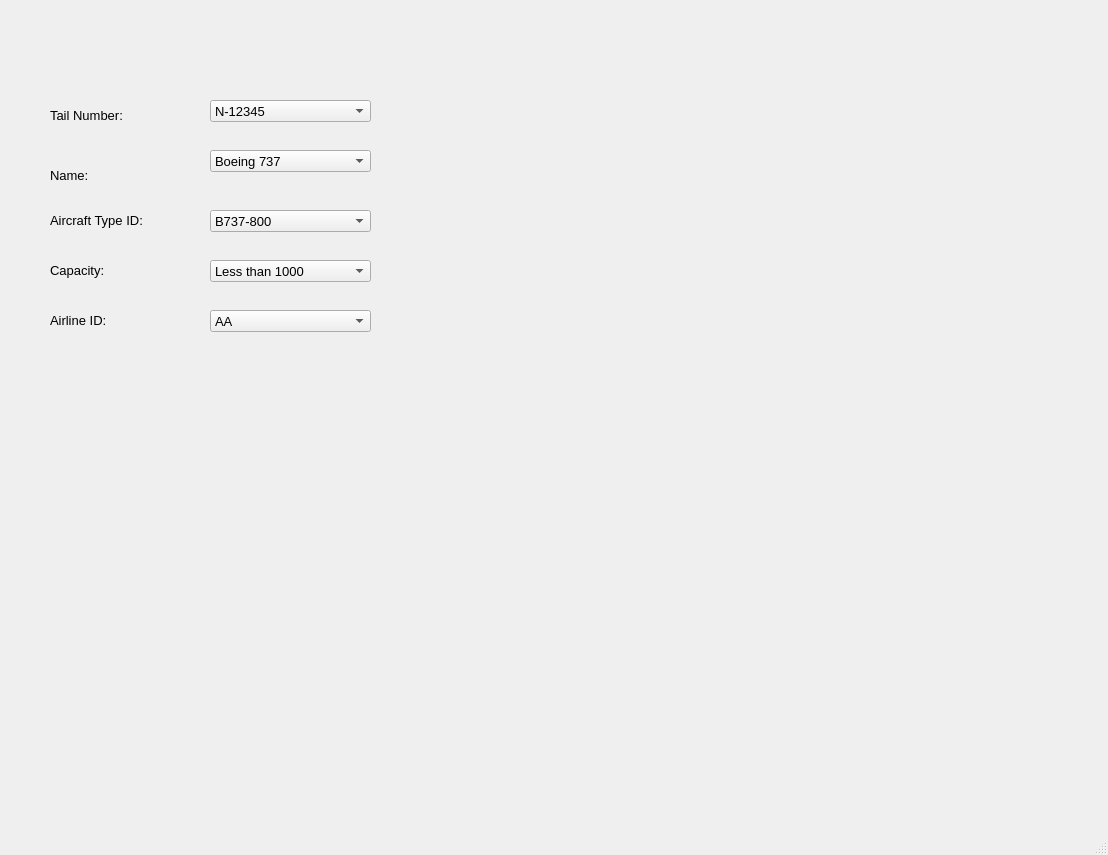
<?xml version="1.0" encoding="UTF-8"?>
<ui version="4.0">
 <class>MainWindow</class>
 <widget class="QMainWindow" name="MainWindow">
  <property name="geometry">
   <rect>
    <x>0</x>
    <y>0</y>
    <width>1108</width>
    <height>855</height>
   </rect>
  </property>
  <property name="windowTitle">
   <string>Aircraft</string>
  </property>
  <widget class="QWidget" name="centralwidget">
   <widget class="QLabel" name="label">
    <property name="geometry">
     <rect>
      <x>50</x>
      <y>90</y>
      <width>101</width>
      <height>51</height>
     </rect>
    </property>
    <property name="font">
     <font>
      <pointsize>10</pointsize>
     </font>
    </property>
    <property name="text">
     <string>Tail Number:</string>
    </property>
   </widget>
   <widget class="QLabel" name="label_2">
    <property name="geometry">
     <rect>
      <x>50</x>
      <y>150</y>
      <width>91</width>
      <height>51</height>
     </rect>
    </property>
    <property name="font">
     <font>
      <pointsize>10</pointsize>
     </font>
    </property>
    <property name="text">
     <string>Name:</string>
    </property>
   </widget>
   <widget class="QLabel" name="label_3">
    <property name="geometry">
     <rect>
      <x>50</x>
      <y>190</y>
      <width>131</width>
      <height>61</height>
     </rect>
    </property>
    <property name="font">
     <font>
      <pointsize>10</pointsize>
     </font>
    </property>
    <property name="text">
     <string>Aircraft Type ID:</string>
    </property>
   </widget>
   <widget class="QLabel" name="label_4">
    <property name="geometry">
     <rect>
      <x>50</x>
      <y>240</y>
      <width>71</width>
      <height>61</height>
     </rect>
    </property>
    <property name="font">
     <font>
      <pointsize>10</pointsize>
     </font>
    </property>
    <property name="text">
     <string>Capacity:</string>
    </property>
   </widget>
   <widget class="QLabel" name="label_5">
    <property name="geometry">
     <rect>
      <x>50</x>
      <y>290</y>
      <width>71</width>
      <height>61</height>
     </rect>
    </property>
    <property name="font">
     <font>
      <pointsize>10</pointsize>
     </font>
    </property>
    <property name="text">
     <string>Airline ID:</string>
    </property>
   </widget>
   <widget class="QComboBox" name="comboBox">
    <property name="geometry">
     <rect>
      <x>210</x>
      <y>100</y>
      <width>161</width>
      <height>22</height>
     </rect>
    </property>
    <property name="font">
     <font>
      <pointsize>10</pointsize>
     </font>
    </property>
    <item>
     <property name="text">
      <string>N-12345</string>
     </property>
    </item>
    <item>
     <property name="text">
      <string>G-ABCDE</string>
     </property>
    </item>
   </widget>
   <widget class="QComboBox" name="comboBox_2">
    <property name="geometry">
     <rect>
      <x>210</x>
      <y>150</y>
      <width>161</width>
      <height>22</height>
     </rect>
    </property>
    <property name="font">
     <font>
      <pointsize>10</pointsize>
     </font>
    </property>
    <item>
     <property name="text">
      <string>Boeing 737</string>
     </property>
    </item>
    <item>
     <property name="text">
      <string>Airbus A320</string>
     </property>
    </item>
    <item>
     <property name="text">
      <string> Cessna 172 Skyhawk</string>
     </property>
    </item>
    <item>
     <property name="text">
      <string>Embraer E175</string>
     </property>
    </item>
   </widget>
   <widget class="QComboBox" name="comboBox_3">
    <property name="geometry">
     <rect>
      <x>210</x>
      <y>210</y>
      <width>161</width>
      <height>22</height>
     </rect>
    </property>
    <property name="font">
     <font>
      <pointsize>10</pointsize>
     </font>
    </property>
    <item>
     <property name="text">
      <string>B737-800</string>
     </property>
    </item>
   </widget>
   <widget class="QComboBox" name="comboBox_4">
    <property name="geometry">
     <rect>
      <x>210</x>
      <y>260</y>
      <width>161</width>
      <height>22</height>
     </rect>
    </property>
    <property name="font">
     <font>
      <pointsize>10</pointsize>
     </font>
    </property>
    <item>
     <property name="text">
      <string>Less than 1000</string>
     </property>
    </item>
    <item>
     <property name="text">
      <string>1000-3000</string>
     </property>
    </item>
   </widget>
   <widget class="QComboBox" name="comboBox_5">
    <property name="geometry">
     <rect>
      <x>210</x>
      <y>310</y>
      <width>161</width>
      <height>22</height>
     </rect>
    </property>
    <property name="font">
     <font>
      <pointsize>10</pointsize>
     </font>
    </property>
    <item>
     <property name="text">
      <string>AA</string>
     </property>
    </item>
    <item>
     <property name="text">
      <string>DL</string>
     </property>
    </item>
   </widget>
  </widget>
  <widget class="QMenuBar" name="menubar">
   <property name="geometry">
    <rect>
     <x>0</x>
     <y>0</y>
     <width>1108</width>
     <height>26</height>
    </rect>
   </property>
  </widget>
  <widget class="QStatusBar" name="statusbar"/>
 </widget>
 <resources/>
 <connections/>
</ui>
